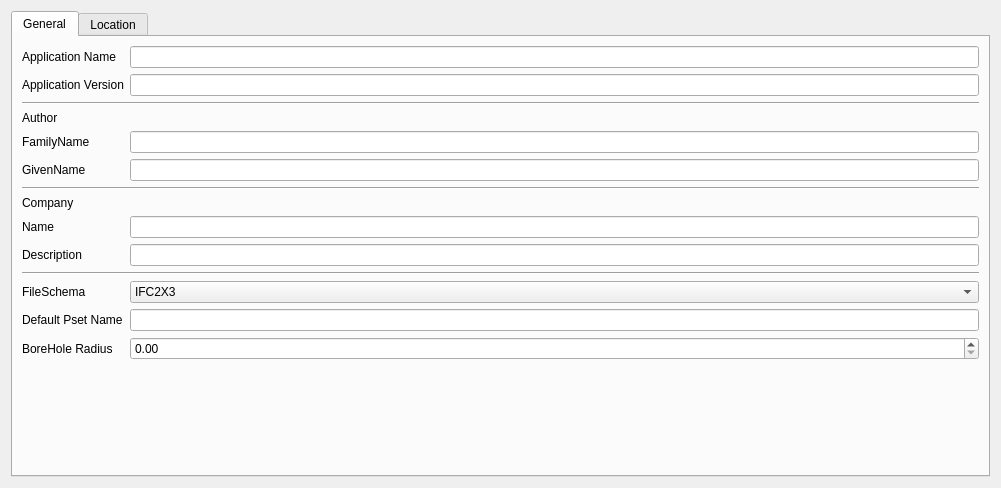
<?xml version="1.0" encoding="UTF-8"?>
<ui version="4.0">
    <class>Form</class>
    <widget class="QWidget" name="Form">
        <property name="geometry">
            <rect>
                <x>0</x>
                <y>0</y>
                <width>1001</width>
                <height>486</height>
            </rect>
        </property>
        <property name="windowTitle">
            <string>Form</string>
        </property>
        <layout class="QVBoxLayout" name="verticalLayout">
            <item>
                <widget class="QTabWidget" name="tabWidget">
                    <property name="currentIndex">
                        <number>0</number>
                    </property>
                    <widget class="QWidget" name="tab">
                        <attribute name="title">
                            <string>General</string>
                        </attribute>
                        <layout class="QFormLayout" name="formLayout">
                            <item row="0" column="0">
                                <widget class="QLabel" name="la_application_name">
                                    <property name="text">
                                        <string>Application Name</string>
                                    </property>
                                </widget>
                            </item>
                            <item row="0" column="1">
                                <widget class="QLineEdit" name="le_application_name"/>
                            </item>
                            <item row="1" column="0">
                                <widget class="QLabel" name="la_application_version">
                                    <property name="text">
                                        <string>Application Version</string>
                                    </property>
                                </widget>
                            </item>
                            <item row="1" column="1">
                                <widget class="QLineEdit" name="le_application_version"/>
                            </item>
                            <item row="2" column="0" colspan="2">
                                <widget class="Line" name="line_1">
                                    <property name="orientation">
                                        <enum>Qt::Horizontal</enum>
                                    </property>
                                </widget>
                            </item>
                            <item row="3" column="0" colspan="2">
                                <widget class="QLabel" name="la_author">
                                    <property name="text">
                                        <string>Author</string>
                                    </property>
                                </widget>
                            </item>
                            <item row="4" column="0">
                                <widget class="QLabel" name="la_family_name">
                                    <property name="text">
                                        <string>FamilyName</string>
                                    </property>
                                </widget>
                            </item>
                            <item row="4" column="1">
                                <widget class="QLineEdit" name="le_author_family_name"/>
                            </item>
                            <item row="5" column="0">
                                <widget class="QLabel" name="la_given_name">
                                    <property name="text">
                                        <string>GivenName</string>
                                    </property>
                                </widget>
                            </item>
                            <item row="5" column="1">
                                <widget class="QLineEdit" name="le_author_given_name"/>
                            </item>
                            <item row="6" column="0" colspan="2">
                                <widget class="Line" name="line_2">
                                    <property name="orientation">
                                        <enum>Qt::Horizontal</enum>
                                    </property>
                                </widget>
                            </item>
                            <item row="7" column="0" colspan="2">
                                <widget class="QLabel" name="la_company">
                                    <property name="text">
                                        <string>Company</string>
                                    </property>
                                </widget>
                            </item>
                            <item row="8" column="0">
                                <widget class="QLabel" name="la_company_name">
                                    <property name="text">
                                        <string>Name</string>
                                    </property>
                                </widget>
                            </item>
                            <item row="8" column="1">
                                <widget class="QLineEdit" name="le_company_name"/>
                            </item>
                            <item row="9" column="0">
                                <widget class="QLabel" name="la_company_description">
                                    <property name="text">
                                        <string>Description</string>
                                    </property>
                                </widget>
                            </item>
                            <item row="9" column="1">
                                <widget class="QLineEdit" name="le_company_description"/>
                            </item>
                            <item row="10" column="0" colspan="2">
                                <widget class="Line" name="line_3">
                                    <property name="orientation">
                                        <enum>Qt::Horizontal</enum>
                                    </property>
                                </widget>
                            </item>
                            <item row="11" column="0">
                                <widget class="QLabel" name="la_fileschema">
                                    <property name="text">
                                        <string>FileSchema</string>
                                    </property>
                                </widget>
                            </item>
                            <item row="11" column="1">
                                <widget class="QComboBox" name="cb_file_schema">
                                    <property name="currentText">
                                        <string>IFC4X3_ADD2</string>
                                    </property>
                                    <item>
                                        <property name="text">
                                            <string>IFC2X3</string>
                                        </property>
                                    </item>
                                    <item>
                                        <property name="text">
                                            <string>IFC4</string>
                                        </property>
                                    </item>
                                    <item>
                                        <property name="text">
                                            <string>IFC4X3_ADD2</string>
                                        </property>
                                    </item>
                                </widget>
                            </item>
                            <item row="12" column="0">
                                <widget class="QLabel" name="la_default_pset_name">
                                    <property name="text">
                                        <string>Default Pset Name</string>
                                    </property>
                                </widget>
                            </item>
                            <item row="12" column="1">
                                <widget class="QLineEdit" name="le_default_pset_name"/>
                            </item>
                            <item row="13" column="0">
                                <widget class="QLabel" name="label_3">
                                    <property name="text">
                                        <string>BoreHole Radius</string>
                                    </property>
                                </widget>
                            </item>
                            <item row="13" column="1">
                                <widget class="QDoubleSpinBox" name="sb_radius">
                                    <property name="maximum">
                                        <double>15.000000000000000</double>
                                    </property>
                                    <property name="singleStep">
                                        <double>0.250000000000000</double>
                                    </property>
                                </widget>
                            </item>
                        </layout>
                    </widget>
                    <widget class="QWidget" name="tab_3">
                        <attribute name="title">
                            <string>Location</string>
                        </attribute>
                        <layout class="QFormLayout" name="formLayout_3">
                            <item row="0" column="0">
                                <widget class="QLabel" name="label_2">
                                    <property name="text">
                                        <string>Activate IfcMapConversion</string>
                                    </property>
                                </widget>
                            </item>
                            <item row="0" column="1">
                                <widget class="QCheckBox" name="cb_mapconversion">
                                    <property name="layoutDirection">
                                        <enum>Qt::LeftToRight</enum>
                                    </property>
                                    <property name="text">
                                        <string/>
                                    </property>
                                </widget>
                            </item>
                            <item row="1" column="0" colspan="2">
                                <widget class="QWidget" name="wi_map_conversion" native="true">
                                    <layout class="QFormLayout" name="formLayout_4">
                                        <item row="0" column="0" colspan="2">
                                            <widget class="QLabel" name="le_map_conv">
                                                <property name="text">
                                                    <string>IfcMapConversion</string>
                                                </property>
                                            </widget>
                                        </item>
                                        <item row="1" column="0">
                                            <widget class="QLabel" name="le_map_conv_easting">
                                                <property name="text">
                                                    <string>Eastings</string>
                                                </property>
                                            </widget>
                                        </item>
                                        <item row="1" column="1">
                                            <widget class="QLineEdit" name="le_eastings"/>
                                        </item>
                                        <item row="2" column="0">
                                            <widget class="QLabel" name="le_map_conv_northing">
                                                <property name="text">
                                                    <string>Nortings</string>
                                                </property>
                                            </widget>
                                        </item>
                                        <item row="2" column="1">
                                            <widget class="QLineEdit" name="le_northings"/>
                                        </item>
                                        <item row="3" column="0">
                                            <widget class="QLabel" name="le_map_conv_orth_height">
                                                <property name="text">
                                                    <string>OrthogonalHeight</string>
                                                </property>
                                            </widget>
                                        </item>
                                        <item row="3" column="1">
                                            <widget class="QLineEdit" name="le_orthogonal_height"/>
                                        </item>
                                        <item row="4" column="0">
                                            <widget class="QLabel" name="le_map_conv_xaxis_absc">
                                                <property name="text">
                                                    <string>XAxisAbscissa</string>
                                                </property>
                                            </widget>
                                        </item>
                                        <item row="4" column="1">
                                            <widget class="QLineEdit" name="le_x_axis_abscissa"/>
                                        </item>
                                        <item row="5" column="0">
                                            <widget class="QLabel" name="le_map_conv_xaxis_ord">
                                                <property name="text">
                                                    <string>XAxisOrdinate</string>
                                                </property>
                                            </widget>
                                        </item>
                                        <item row="5" column="1">
                                            <widget class="QLineEdit" name="le_x_axis_ordinate"/>
                                        </item>
                                        <item row="6" column="0">
                                            <widget class="QLabel" name="le_map_conv_scale">
                                                <property name="text">
                                                    <string>Scale</string>
                                                </property>
                                            </widget>
                                        </item>
                                        <item row="6" column="1">
                                            <widget class="QLineEdit" name="le_scale"/>
                                        </item>
                                        <item row="8" column="0" colspan="2">
                                            <widget class="QLabel" name="la_crs">
                                                <property name="text">
                                                    <string>IfcProjectedCRS</string>
                                                </property>
                                            </widget>
                                        </item>
                                        <item row="9" column="0">
                                            <widget class="QLabel" name="la_crs_name">
                                                <property name="text">
                                                    <string>Name</string>
                                                </property>
                                            </widget>
                                        </item>
                                        <item row="9" column="1">
                                            <widget class="QLineEdit" name="le_crs_name"/>
                                        </item>
                                        <item row="10" column="0">
                                            <widget class="QLabel" name="la_crs_description">
                                                <property name="text">
                                                    <string>Description</string>
                                                </property>
                                            </widget>
                                        </item>
                                        <item row="10" column="1">
                                            <widget class="QLineEdit" name="le_crs_description"/>
                                        </item>
                                        <item row="11" column="0">
                                            <widget class="QLabel" name="la_geodetic_datum">
                                                <property name="text">
                                                    <string>GeodeticDatum</string>
                                                </property>
                                            </widget>
                                        </item>
                                        <item row="11" column="1">
                                            <widget class="QLineEdit" name="le_geodetic_datum"/>
                                        </item>
                                        <item row="12" column="0">
                                            <widget class="QLabel" name="la_vertical_datum">
                                                <property name="text">
                                                    <string>VerticalDatum</string>
                                                </property>
                                            </widget>
                                        </item>
                                        <item row="12" column="1">
                                            <widget class="QLineEdit" name="le_vertical_datum"/>
                                        </item>
                                        <item row="13" column="0">
                                            <widget class="QLabel" name="la_map_projection">
                                                <property name="text">
                                                    <string>MapProjection</string>
                                                </property>
                                            </widget>
                                        </item>
                                        <item row="13" column="1">
                                            <widget class="QLineEdit" name="le_map_projection"/>
                                        </item>
                                        <item row="14" column="0">
                                            <widget class="QLabel" name="le_crs_map_zone">
                                                <property name="text">
                                                    <string>MapZone</string>
                                                </property>
                                            </widget>
                                        </item>
                                        <item row="14" column="1">
                                            <widget class="QLineEdit" name="le_mapzone"/>
                                        </item>
                                        <item row="7" column="0" colspan="2">
                                            <widget class="Line" name="line">
                                                <property name="orientation">
                                                    <enum>Qt::Horizontal</enum>
                                                </property>
                                            </widget>
                                        </item>
                                    </layout>
                                </widget>
                            </item>
                        </layout>
                    </widget>
                </widget>
            </item>
        </layout>
    </widget>
    <resources/>
    <connections/>
</ui>
